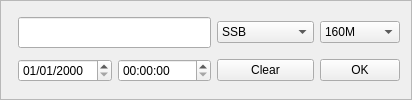
       <widget class="QFrame" name="frame">
        <property name="frameShape">
         <enum>QFrame::StyledPanel</enum>
        </property>
        <property name="frameShadow">
         <enum>QFrame::Raised</enum>
        </property>
        <layout class="QGridLayout" name="gridLayout">
         <item row="0" column="0">
          <widget class="KLed" name="kledColor" native="true"/>
         </item>
         <item row="0" column="1" colspan="2">
          <widget class="QLineEdit" name="qrzLineEdit">
           <property name="minimumSize">
            <size>
             <width>80</width>
             <height>0</height>
            </size>
           </property>
           <property name="font">
            <font>
             <pointsize>14</pointsize>
             <weight>75</weight>
             <bold>true</bold>
            </font>
           </property>
           <property name="toolTip">
            <string>Enter the DX's QRZ</string>
           </property>
          </widget>
         </item>
         <item row="0" column="3">
          <widget class="QComboBox" name="modeComboBox">
           <property name="toolTip">
            <string>Mode selection</string>
           </property>
           <item>
            <property name="text">
             <string>SSB</string>
            </property>
           </item>
           <item>
            <property name="text">
             <string>CW</string>
            </property>
           </item>
           <item>
            <property name="text">
             <string>FM</string>
            </property>
           </item>
           <item>
            <property name="text">
             <string>PSK31</string>
            </property>
           </item>
           <item>
            <property name="text">
             <string>SSTV</string>
            </property>
           </item>
           <item>
            <property name="text">
             <string>RTTY</string>
            </property>
           </item>
           <item>
            <property name="text">
             <string>MTTY</string>
            </property>
           </item>
           <item>
            <property name="text">
             <string>PKT</string>
            </property>
           </item>
           <item>
            <property name="text">
             <string>AM</string>
            </property>
           </item>
           <item>
            <property name="text">
             <string>FAX</string>
            </property>
           </item>
           <item>
            <property name="text">
             <string>HELL</string>
            </property>
           </item>
           <item>
            <property name="text">
             <string>JT44</string>
            </property>
           </item>
           <item>
            <property name="text">
             <string>MT63</string>
            </property>
           </item>
           <item>
            <property name="text">
             <string>CLO</string>
            </property>
           </item>
           <item>
            <property name="text">
             <string>TOR</string>
            </property>
           </item>
           <item>
            <property name="text">
             <string>GTOR</string>
            </property>
           </item>
           <item>
            <property name="text">
             <string>FSK</string>
            </property>
           </item>
           <item>
            <property name="text">
             <string>MFSK8</string>
            </property>
           </item>
           <item>
            <property name="text">
             <string>MFSK16</string>
            </property>
           </item>
           <item>
            <property name="text">
             <string>HSFK</string>
            </property>
           </item>
           <item>
            <property name="text">
             <string>ATV</string>
            </property>
           </item>
           <item>
            <property name="text">
             <string>PAC</string>
            </property>
           </item>
           <item>
            <property name="text">
             <string>PAC2</string>
            </property>
           </item>
           <item>
            <property name="text">
             <string>PAC3</string>
            </property>
           </item>
           <item>
            <property name="text">
             <string>PCW</string>
            </property>
           </item>
           <item>
            <property name="text">
             <string>PSK63</string>
            </property>
           </item>
           <item>
            <property name="text">
             <string>PSK125</string>
            </property>
           </item>
           <item>
            <property name="text">
             <string>Q15</string>
            </property>
           </item>
           <item>
            <property name="text">
             <string>THRB</string>
            </property>
           </item>
           <item>
            <property name="text">
             <string>ASCI</string>
            </property>
           </item>
           <item>
            <property name="text">
             <string>AMTORFEC</string>
            </property>
           </item>
           <item>
            <property name="text">
             <string>CHIP64</string>
            </property>
           </item>
           <item>
            <property name="text">
             <string>CIP128</string>
            </property>
           </item>
           <item>
            <property name="text">
             <string>CONTESTI</string>
            </property>
           </item>
           <item>
            <property name="text">
             <string>DSTAR</string>
            </property>
           </item>
           <item>
            <property name="text">
             <string>DOMINO</string>
            </property>
           </item>
           <item>
            <property name="text">
             <string>DOMINOF</string>
            </property>
           </item>
           <item>
            <property name="text">
             <string>FMHELL</string>
            </property>
           </item>
           <item>
            <property name="text">
             <string>FSK31</string>
            </property>
           </item>
           <item>
            <property name="text">
             <string>FSK441</string>
            </property>
           </item>
           <item>
            <property name="text">
             <string>HELL80</string>
            </property>
           </item>
           <item>
            <property name="text">
             <string>JT65</string>
            </property>
           </item>
           <item>
            <property name="text">
             <string>OLIVIA</string>
            </property>
           </item>
           <item>
            <property name="text">
             <string>PAX</string>
            </property>
           </item>
           <item>
            <property name="text">
             <string>PAX2</string>
            </property>
           </item>
           <item>
            <property name="text">
             <string>PSK63F</string>
            </property>
           </item>
           <item>
            <property name="text">
             <string>PSKAM10</string>
            </property>
           </item>
           <item>
            <property name="text">
             <string>PSKAM31</string>
            </property>
           </item>
           <item>
            <property name="text">
             <string>PSKAM50</string>
            </property>
           </item>
           <item>
            <property name="text">
             <string>PSKFEC31</string>
            </property>
           </item>
           <item>
            <property name="text">
             <string>PSKHELL</string>
            </property>
           </item>
           <item>
            <property name="text">
             <string>QPSK31</string>
            </property>
           </item>
           <item>
            <property name="text">
             <string>QPSK63</string>
            </property>
           </item>
           <item>
            <property name="text">
             <string>QPSK125</string>
            </property>
           </item>
           <item>
            <property name="text">
             <string>THRBX</string>
            </property>
           </item>
           <item>
            <property name="text">
             <string>VOI</string>
            </property>
           </item>
          </widget>
         </item>
         <item row="0" column="4">
          <widget class="QComboBox" name="bandComboBox">
           <property name="toolTip">
            <string>Band selection</string>
           </property>
           <item>
            <property name="text">
             <string>160M</string>
            </property>
           </item>
           <item>
            <property name="text">
             <string>80M</string>
            </property>
           </item>
           <item>
            <property name="text">
             <string>60M</string>
            </property>
           </item>
           <item>
            <property name="text">
             <string>40M</string>
            </property>
           </item>
           <item>
            <property name="text">
             <string>30M</string>
            </property>
           </item>
           <item>
            <property name="text">
             <string>20M</string>
            </property>
           </item>
           <item>
            <property name="text">
             <string>17M</string>
            </property>
           </item>
           <item>
            <property name="text">
             <string>15M</string>
            </property>
           </item>
           <item>
            <property name="text">
             <string>12M</string>
            </property>
           </item>
           <item>
            <property name="text">
             <string>10M</string>
            </property>
           </item>
           <item>
            <property name="text">
             <string>6M</string>
            </property>
           </item>
           <item>
            <property name="text">
             <string>4M</string>
            </property>
           </item>
           <item>
            <property name="text">
             <string>2M</string>
            </property>
           </item>
           <item>
            <property name="text">
             <string>125CM</string>
            </property>
           </item>
           <item>
            <property name="text">
             <string>70CM</string>
            </property>
           </item>
           <item>
            <property name="text">
             <string>33CM</string>
            </property>
           </item>
           <item>
            <property name="text">
             <string>23CM</string>
            </property>
           </item>
           <item>
            <property name="text">
             <string>13CM</string>
            </property>
           </item>
          </widget>
         </item>
         <item row="1" column="1">
          <widget class="QDateEdit" name="qsoDateEdit">
           <property name="displayFormat">
            <string>dd/MM/yyyy</string>
           </property>
          </widget>
         </item>
         <item row="1" column="3">
          <widget class="QPushButton" name="clearBtn">
           <property name="toolTip">
            <string>Clear current QSO</string>
           </property>
           <property name="text">
            <string>Clear</string>
           </property>
          </widget>
         </item>
         <item row="1" column="4">
          <widget class="QPushButton" name="okBtn">
           <property name="toolTip">
            <string>Add this QSO to the log</string>
           </property>
           <property name="text">
            <string>OK</string>
           </property>
          </widget>
         </item>
         <item row="1" column="2">
          <widget class="QTimeEdit" name="qsoTimeEdit">
           <property name="displayFormat">
            <string>HH:mm:ss</string>
           </property>
          </widget>
         </item>
        </layout>
       </widget>
